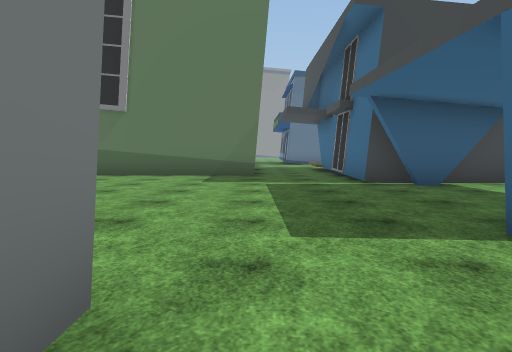
View 1 (above)

12 first-person views from a walk through a 3-D level made in the Unity game engine. The camera is 1.3 m above the floor, tilts 4° down and sees 75° across. The floor is counted in squares, 2 m on a side. Each view is taken from the middle of a square. On the plan, view 1 faces up. The plan holds only what a view shows up to about 10 squares ahead; the rest is blank. The place goes on beyond the plan. Some surface patterns are stand-ins.

View 2
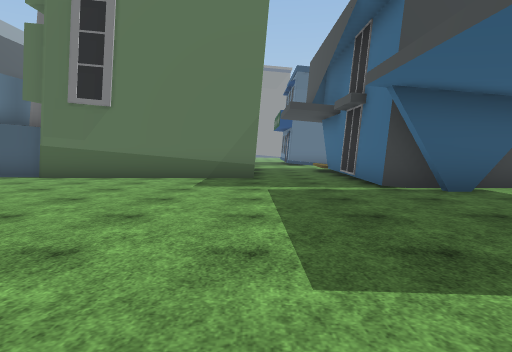

View 3
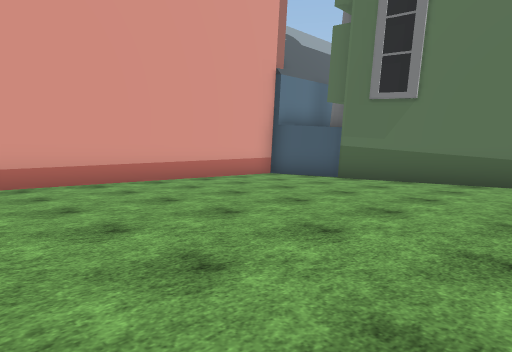

View 4
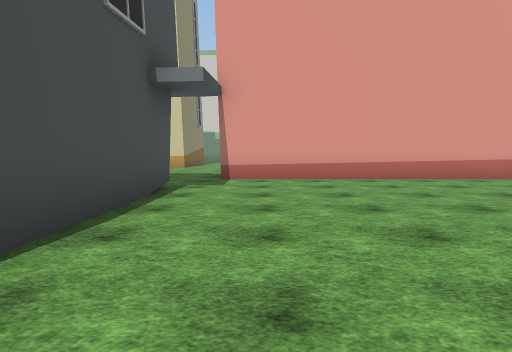

View 5
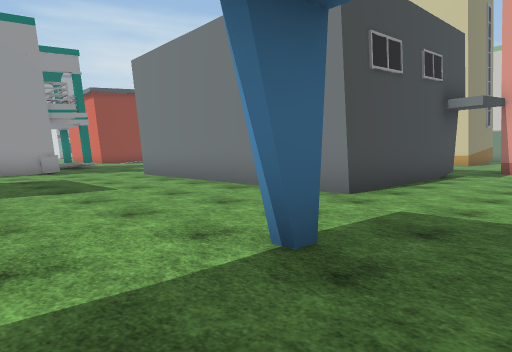

View 6
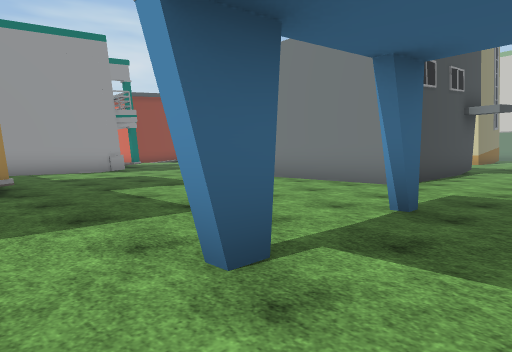

View 7
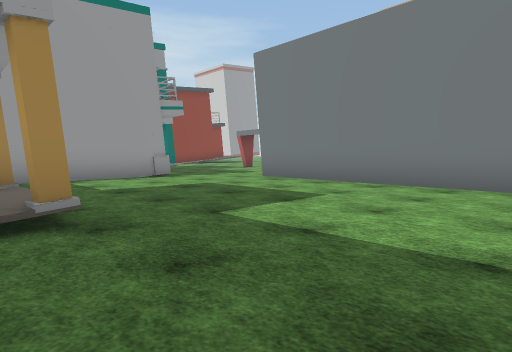

View 8
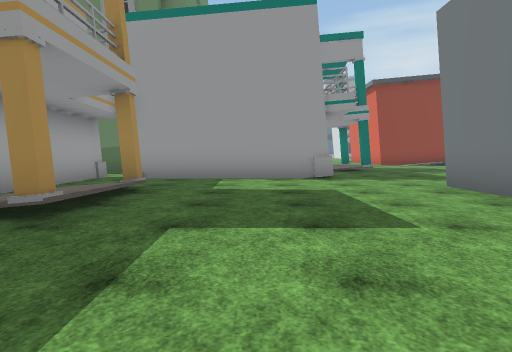

View 9
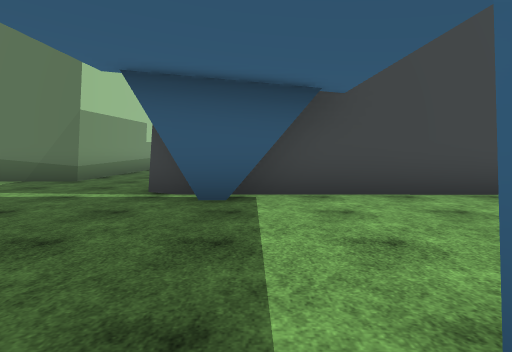

View 10
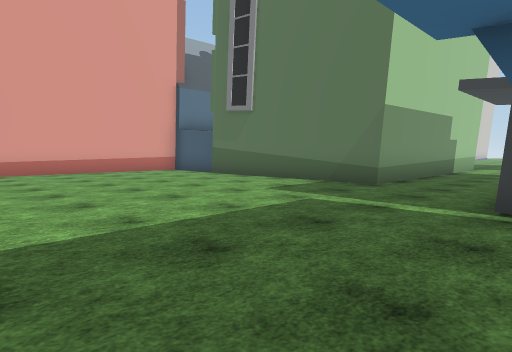

View 11
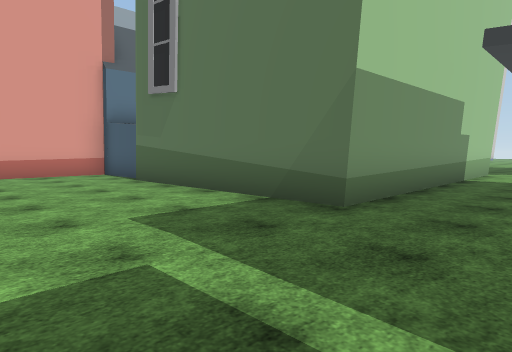

View 12
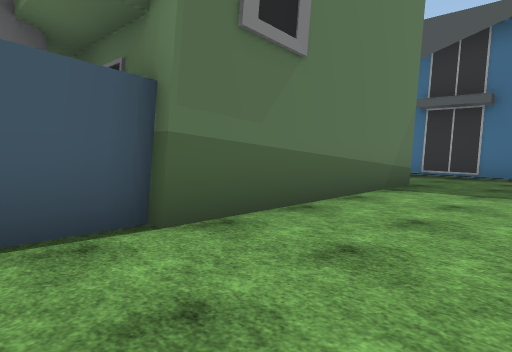

### Floor plan
Key: @ floor where view 1 was taken; # wall or solid block; . main floor; : floor 0.25 m higher than the main floor; / step, stairs or slope; B building.
Columns run from 10 left of view 1 to 6 right of it. Each row starts with its distance up from view 1.
 11      B    B..#
 10   ###BBBBBB..#
  9   B..........#
  8   B..........####
  7   B..........##.#
  6   B..............
  5   B..............
  4   B..............
  3   B..............
  2 ............#..#.
  1 .../######.......
  0          #@......
 -1          #.......
 -2          #.....#/
 -3          #...../:
 -4          #...../:
 -5          #.....#/
 -6          ........
 -7         .........
 -8         ....#####
 -9         ...

Where each view was taken, in squares from view 1:
view 1: 0 up, 0 right, facing up
view 2: 1 up, 0 right, facing up
view 3: 2 up, 1 left, facing up-left
view 4: 3 up, 0 right, facing left
view 5: 4 up, 4 right, facing down-left
view 6: 4 up, 6 right, facing down-left
view 7: 1 up, 6 right, facing down-left
view 8: 1 up, 3 right, facing down
view 9: 2 up, 4 right, facing up
view 10: 3 up, 3 right, facing up-left
view 11: 6 up, 2 right, facing up-left
view 12: 7 up, 7 left, facing up-right
